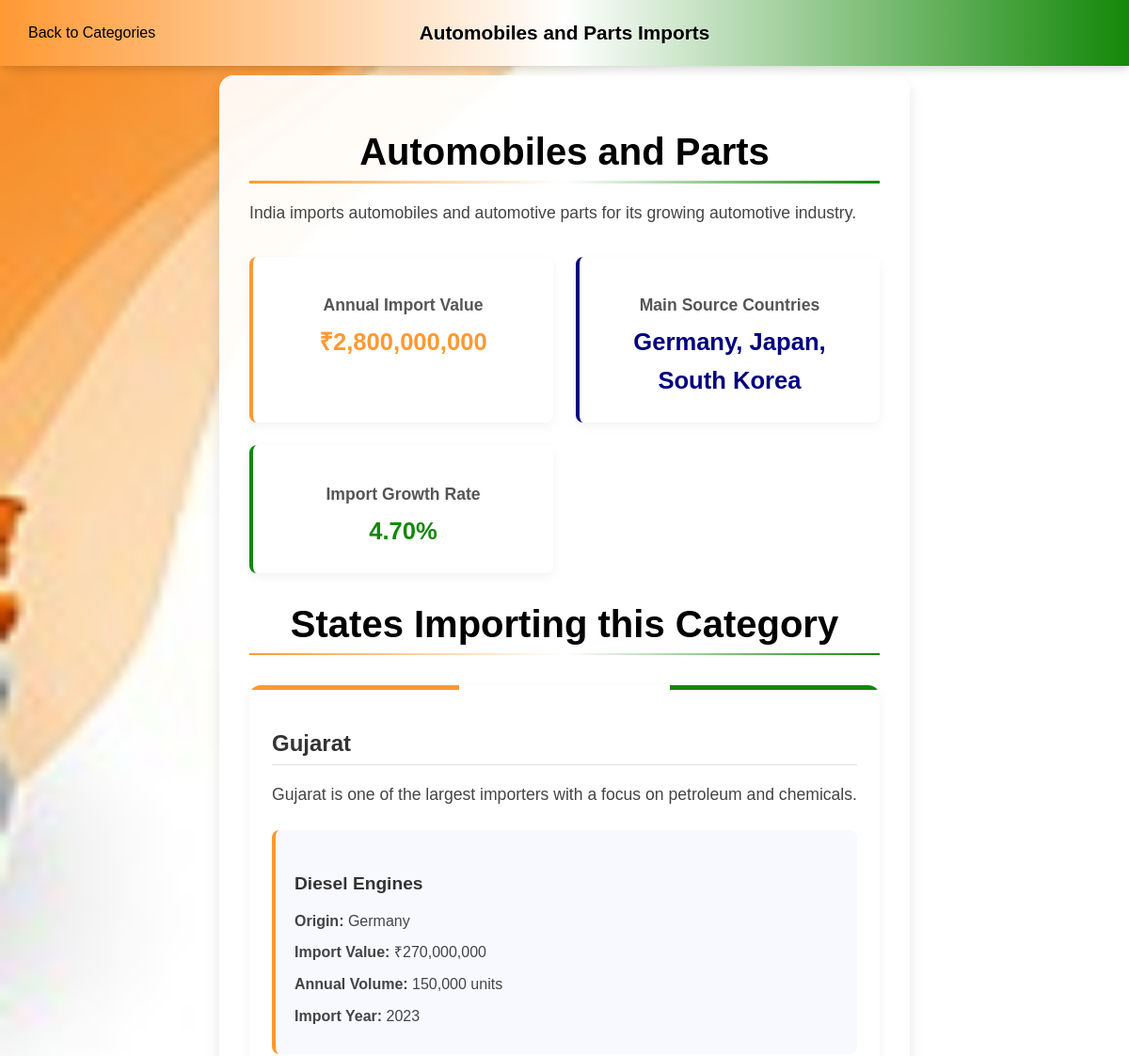
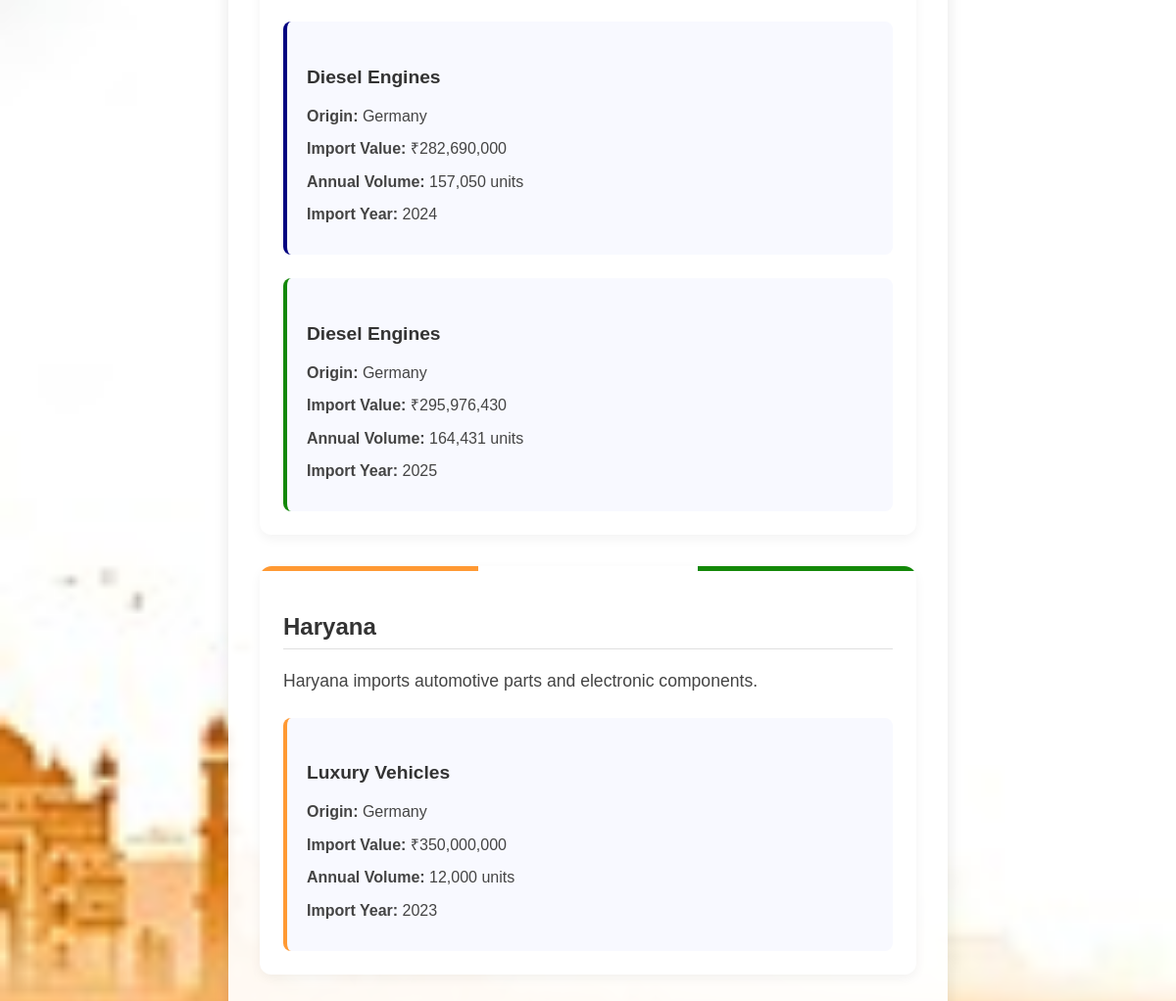
The app's page /pages/categories_detail.php?id=2 with its own data (2 pictures, top to bottom).
### tables this page shows
CREATE TABLE categories (
    category_id INT AUTO_INCREMENT PRIMARY KEY,
    category_name VARCHAR(100) NOT NULL,
    category_description TEXT,
    category_image VARCHAR(255),
    annual_import_value DECIMAL(15,2),
    main_source_countries TEXT,
    import_growth_rate DECIMAL(5,2)
);

CREATE TABLE states (
    state_id INT AUTO_INCREMENT PRIMARY KEY,
    state_name VARCHAR(100) NOT NULL,
    state_description TEXT,
    state_image VARCHAR(255),
    import_volume DECIMAL(15,2),
    top_import_category VARCHAR(100),
    import_growth_rate DECIMAL(5,2)
);

CREATE TABLE product_imports (
    import_id INT AUTO_INCREMENT PRIMARY KEY,
    product_name VARCHAR(255) NOT NULL,
    state_id INT,
    category_id INT,
    import_value DECIMAL(15,2),
    origin_country VARCHAR(100),
    import_year INT,
    import_volume DECIMAL(15,2),
    FOREIGN KEY (state_id) REFERENCES states(state_id),
    FOREIGN KEY (category_id) REFERENCES categories(category_id)
);

### pages/categories_detail.php (the view, shortened to what this page needs)
<?php
include_once '../includes/db_connect.php';
$category_id = isset($_GET['id']) ? intval($_GET['id']) : 0;
$category_query = "SELECT * FROM categories WHERE category_id = ?";
$stmt = $conn->prepare($category_query);
$stmt->bind_param("i", $category_id);
$stmt->execute();
$category_result = $stmt->get_result();
if($category_result && $category_result->num_rows > 0) {
    $category = $category_result->fetch_assoc();
    $category_name = $category['category_name'];
    $category_description = $category['category_description'];
    $annual_import_value = $category['annual_import_value'];
    $main_source_countries = $category['main_source_countries'];
    $import_growth_rate = $category['import_growth_rate'];
} else {
    echo "<p>Error: Category with ID $category_id not found</p>";
    exit;
}
?>
<!DOCTYPE html>
<html lang="en">
<head>
    <link rel="stylesheet" href="../public/css/categories.css">
</head>
<body>
    <div class="navbar">
        <a href="../pages/categories.php" class="back-link">Back to Categories</a>
        <div><?php echo htmlspecialchars($category_name); ?> Imports</div>
    </div>
    <div class="category-details">
        <h1><?php echo htmlspecialchars($category_name); ?></h1>
        <p><?php echo htmlspecialchars($category_description); ?></p>
        <div class="category-stats">
            <div class="stat-item">
                <h3>Annual Import Value</h3>
                <p>₹<?php echo number_format(htmlspecialchars($annual_import_value)); ?></p>
            </div>
            <div class="stat-item">
                <h3>Main Source Countries</h3>
                <p><?php echo htmlspecialchars($main_source_countries); ?></p>
            </div>
            <div class="stat-item">
                <h3>Import Growth Rate</h3>
                <p><?php echo htmlspecialchars($import_growth_rate); ?>%</p>
            </div>
        </div>
        <h2>States Importing this Category</h2>
        <?php
        $states_query = "SELECT DISTINCT s.state_id, s.state_name, s.state_description
                        FROM states s
                        JOIN product_imports pi ON s.state_id = pi.state_id
                        WHERE pi.category_id = ?";
        $states_stmt = $conn->prepare($states_query);
        if (!$states_stmt) {
            echo "<p>Error preparing states query: " . $conn->error . "</p>";
        } else {
            $states_stmt->bind_param("i", $category_id);
            $states_stmt->execute();
            $states_result = $states_stmt->get_result();
            $states = [];
            if($states_result && $states_result->num_rows > 0) {
                while($row = $states_result->fetch_assoc()) {
                    $states[] = $row;
                }
                foreach($states as $state) {
                    echo "<div class='state-section'>";
                    echo "<h3>" . htmlspecialchars($state['state_name']) . "</h3>";
                    echo "<p>" . htmlspecialchars($state['state_description']) . "</p>";
                    $products_query = "SELECT * FROM product_imports
                                    WHERE state_id = ? AND category_id = ?";
                    $products_stmt = $conn->prepare($products_query);
                    if (!$products_stmt) {
                        echo "<p>Error preparing products query: " . $conn->error . "</p>";
                    } else {
                        $products_stmt->bind_param("ii", $state['state_id'], $category_id);
                        $products_stmt->execute();
                        $products_result = $products_stmt->get_result();
                        echo "<div class='import-items'>";
                        if($products_result && $products_result->num_rows > 0) {
                            while($product = $products_result->fetch_assoc()) {
                                echo "<div class='import-item'>";
                                echo "<h4>" . htmlspecialchars($product['product_name']) . "</h4>";
                                echo "<p><strong>Origin:</strong> " . htmlspecialchars($product['origin_country']) . "</p>";
                                echo "<p><strong>Import Value:</strong> ₹" . number_format(htmlspecialchars($product['import_value'])) . "</p>";
                                echo "<p><strong>Annual Volume:</strong> " . number_format(htmlspecialchars($product['import_volume'])) . " units</p>";
                                echo "<p><strong>Import Year:</strong> " . htmlspecialchars($product['import_year']) . "</p>";
                                echo "</div>";
                            }
                        } else {
                            echo "<p>No products found in this category for this state.</p>";
                        }
                        echo "</div>";
                    }
                    echo "</div>";
                }
            } else {
                echo "<p>No states found importing this category.</p>";
            }
        }
        ?>
    </div>
</body>
</html>

### public/css/categories.css (style rules this page uses)
body { padding-top: 20px; margin: 0; padding: 0; font-family: Arial, sans-serif; background: url('../images/categories/bg.jpg') no-repeat center center fixed; background-size: cover; color: #000; overflow-x: hidden; display: flex; flex-wrap: wrap; justify-content: center; align-items: flex-start; }
.navbar { position: fixed; top: 0; left: 0; width: 100%; background: linear-gradient(90deg, #FF9933, #ffffff, #138808); padding: 15px 0; z-index: 1000; display: flex; align-items: center; height: 40px; color: #000; justify-content: center; box-shadow: 0 2px 10px rgba(0,0,0,0.2); }
.navbar div { font-size: 1.3rem; font-weight: 600; text-shadow: 1px 1px 2px rgba(255,255,255,0.5); position: relative; cursor: pointer; transition: transform 0.3s ease; }
.navbar div::after { content: ''; position: absolute; bottom: -5px; left: 0; width: 100%; height: 2px; background-color: blue; transform: scaleX(0); transform-origin: center; transition: transform 0.3s ease; }
.navbar .back-link { position: absolute; left: 0; top: 50%; transform: translateY(-50%); color: #000; text-decoration: none; padding: 10px 30px; font-weight: 500; transition: transform 0.3s ease; }
.navbar .back-link::after { content: ''; position: absolute; bottom: 5px; left: 30px; width: calc(100% - 60px); height: 2px; background-color: blue; transform: scaleX(0); transform-origin: left; transition: transform 0.3s ease; }
.category-details { max-width: 1200px; margin: 80px auto 2rem; padding: 1.5rem; background-color: rgba(255, 255, 255, 0.92); border-radius: 15px; box-shadow: 0 8px 16px rgba(0, 0, 0, 0.1); }
.category-details h1 { font-size: 2.5rem; color: #000; margin-bottom: 1rem; border-bottom: 3px solid; border-image: linear-gradient(to right, #FF9933, #ffffff, #138808) 1; padding-bottom: 0.5rem; text-align: center; }
.category-details p { font-size: 1.1rem; margin-bottom: 1.5rem; color: #444; line-height: 1.6; }
.category-stats { display: grid; grid-template-columns: repeat(auto-fit, minmax(250px, 1fr)); gap: 1.5rem; margin: 2rem 0; }
.stat-item { background-color: white; border-radius: 8px; padding: 1.5rem; box-shadow: 0 4px 12px rgba(0, 0, 0, 0.05); transition: transform 0.3s ease, box-shadow 0.3s ease; text-align: center; }
.stat-item:nth-child(3n+1) { border-left: 4px solid #FF9933; }
.stat-item:nth-child(3n+2) { border-left: 4px solid #000080; }
.stat-item:nth-child(3n+3) { border-left: 4px solid #138808; }
.stat-item h3 { font-size: 1.1rem; color: #555; margin-bottom: 0.5rem; }
.stat-item p { font-size: 1.6rem; font-weight: 600; margin: 0; }
.stat-item:nth-child(3n+1) p { color: #FF9933; }
.stat-item:nth-child(3n+2) p { color: #000080; }
.stat-item:nth-child(3n+3) p { color: #138808; }
.state-section { background-color: white; border-radius: 12px; margin: 2rem 0; padding: 1.5rem; box-shadow: 0 4px 12px rgba(0, 0, 0, 0.05); transition: transform 0.3s ease; overflow: hidden; position: relative; }
.state-section::before { content: ''; position: absolute; top: 0; left: 0; right: 0; height: 5px; background: linear-gradient(to right, #FF9933 33.33%, #ffffff 33.33%, #ffffff 66.66%, #138808 66.66%); }
.state-section h3 { font-size: 1.5rem; color: #333; margin-bottom: 1rem; padding-bottom: 0.5rem; border-bottom: 1px solid #e0e0e0; }
.import-items { display: grid; grid-template-columns: repeat(auto-fill, minmax(300px, 1fr)); gap: 1.5rem; margin-top: 1.5rem; }
.import-item { background-color: #f8f9ff; border-radius: 8px; padding: 1.25rem; transition: transform 0.3s ease, box-shadow 0.3s ease; position: relative; overflow: hidden; }
.import-item:nth-child(3n+1) { border-left: 4px solid #FF9933; }
.import-item:nth-child(3n+2) { border-left: 4px solid #000080; }
.import-item:nth-child(3n+3) { border-left: 4px solid #138808; }
.import-item h4 { font-size: 1.2rem; color: #333; margin-bottom: 1rem; }
.import-item p { margin: 0.5rem 0; font-size: 1rem; }
h2 { font-size: 1.8rem; color: #000; margin: 2rem 0 1rem; padding-bottom: 0.5rem; border-bottom: 2px solid; border-image: linear-gradient(to right, #FF9933, #ffffff, #138808) 1; text-align: center; }
@media (min-width: 1200px) { .category-details { padding: 2rem; } }
@media (min-width: 1200px) { h2, .category-details h1 { font-size: 2.5rem; } }

### records on screen
categories: category_name "Automobiles and Parts", category_description "India imports automobiles and automotive parts for its growing automotive industry.", annual_import_value "2,800,000,000", main_source_countries "Germany, Japan, South Korea", import_growth_rate "4.70"
states: state_name "Gujarat", state_description "Gujarat is one of the largest importers with a focus on petroleum and chemicals."
product_imports: product_name "Diesel Engines", origin_country "Germany", import_value "270,000,000", import_volume "150,000", import_year "2023"
product_imports: product_name "Diesel Engines", origin_country "Germany", import_value "282,690,000", import_volume "157,050", import_year "2024"
product_imports: product_name "Diesel Engines", origin_country "Germany", import_value "295,976,430", import_volume "164,431", import_year "2025"
states: state_name "Haryana", state_description "Haryana imports automotive parts and electronic components."
product_imports: product_name "Luxury Vehicles", origin_country "Germany", import_value "350,000,000", import_volume "12,000", import_year "2023"
